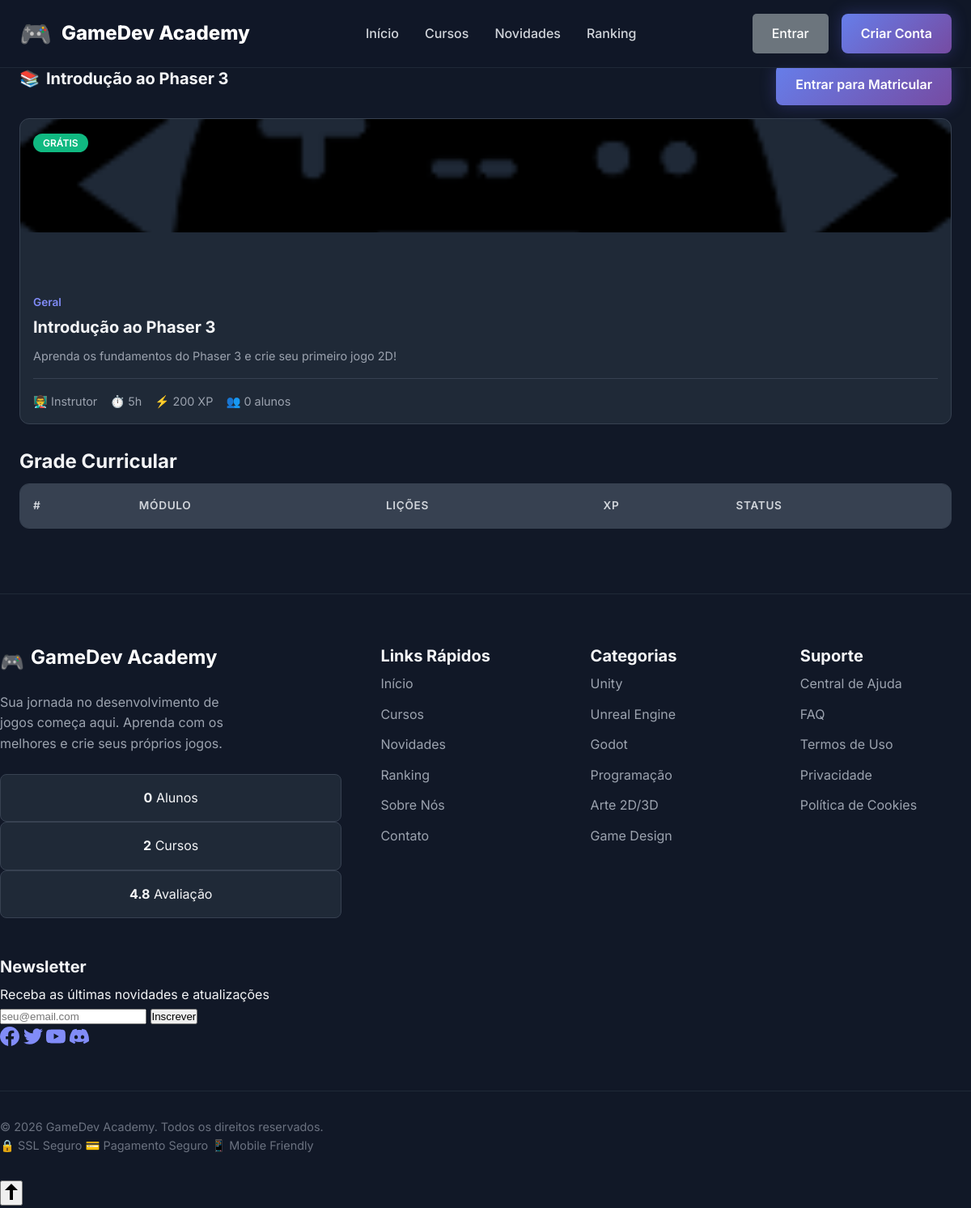
Screenshot of /course.php?slug=introducao-phaser-3 with the database file from the repository.
### tables this page shows
CREATE TABLE courses (
    id INT PRIMARY KEY AUTO_INCREMENT,
    category_id INT,
    title VARCHAR(200) NOT NULL,
    slug VARCHAR(200) UNIQUE NOT NULL,
    description TEXT,
    thumbnail VARCHAR(255),
    difficulty ENUM('beginner', 'intermediate', 'advanced') DEFAULT 'beginner',
    estimated_hours INT DEFAULT 0,
    xp_reward INT DEFAULT 100,
    coin_reward INT DEFAULT 10,
    is_free TINYINT(1) DEFAULT 0,
    price DECIMAL(10,2) DEFAULT 0.00,
    is_published TINYINT(1) DEFAULT 0,
    instructor_id INT,
    total_students INT DEFAULT 0,
    average_rating DECIMAL(3,2) DEFAULT 0.00,
    created_at TIMESTAMP DEFAULT CURRENT_TIMESTAMP,
    updated_at TIMESTAMP DEFAULT CURRENT_TIMESTAMP ON UPDATE CURRENT_TIMESTAMP,
    FOREIGN KEY (category_id) REFERENCES categories(id) ON DELETE SET NULL,
    FOREIGN KEY (instructor_id) REFERENCES users(id) ON DELETE SET NULL
);

### includes/functions.php (called while the page is built, shortened)
<?php
if (!function_exists('url')) {
    function url(string $path = ''): string {
        $baseUrl = defined('BASE_URL') ? BASE_URL : 'http://localhost/gamedev-academy/';
        return rtrim($baseUrl, '/') . '/' . ltrim($path, '/');
    }
}
if (!function_exists('asset')) {
    function asset(string $path): string {
        $path = ltrim($path, '/');
        $protocol = (!empty($_SERVER['HTTPS']) && $_SERVER['HTTPS'] === 'on') ? 'https://' : 'http://';
        $host = $_SERVER['HTTP_HOST'] ?? 'localhost';
        $scriptName = $_SERVER['SCRIPT_NAME'];
        $pathParts = explode('/', trim($scriptName, '/'));
        $projectFolder = $pathParts[0] ?? '';
        if (!empty($projectFolder) && $projectFolder !== 'index.php') {
            return $protocol . $host . '/' . $projectFolder . '/assets/' . $path;
        }
        return $protocol . $host . '/assets/' . $path;
    }
}
if (!function_exists('escape')) {
    function escape(?string $string): string {
        return htmlspecialchars($string, ENT_QUOTES | ENT_HTML5, 'UTF-8');
    }
}
?>

### classes/Database.php (called while the page is built, shortened)
<?php
class Database {
    private static $instance = null;
    private $pdo;
    private function __construct() {
        try {
            $dsn = "mysql:host=" . DB_HOST . ";dbname=" . DB_NAME . ";charset=" . DB_CHARSET;
            $options = [
                PDO::ATTR_ERRMODE => PDO::ERRMODE_EXCEPTION,
                PDO::ATTR_DEFAULT_FETCH_MODE => PDO::FETCH_ASSOC,
                PDO::ATTR_EMULATE_PREPARES => false,
            ];
            $this->pdo = new PDO($dsn, DB_USER, DB_PASS, $options);
        } catch (PDOException $e) {
            die("Erro de conexão: " . $e->getMessage());
        }
    }
    public static function getInstance(): self {
        if (self::$instance === null) {
            self::$instance = new self();
        }
        return self::$instance;
    }
    public function query(string $sql, array $params = []): PDOStatement {
        $stmt = $this->pdo->prepare($sql);
        $stmt->execute($params);
        return $stmt;
    }
    public function fetch(string $sql, array $params = []): ?array {
        return $this->query($sql, $params)->fetch() ?: null;
    }
}

### classes/Course.php (called while the page is built, shortened)
<?php
class Course {
    private $db;
    public function __construct() {
        $this->db = Database::getInstance();
    }
    public function findBySlug(string $slug): ?array {
        return $this->db->fetch(
            "SELECT c.*, cat.name as category_name, u.full_name as instructor_name
             FROM courses c
             LEFT JOIN categories cat ON c.category_id = cat.id
             LEFT JOIN users u ON c.instructor_id = u.id
             WHERE c.slug = ?",
            [$slug]
        );
    }
}

### classes/Auth.php (called while the page is built, shortened)
<?php
require_once __DIR__ . '/Database.php';
class Auth {
    public function isLoggedIn(): bool {
        return false;
    }
}

### course.php (the view, shortened to what this page needs)
<?php
require_once __DIR__ . '/config/database.php';
require_once __DIR__ . '/classes/Database.php';
require_once __DIR__ . '/classes/Course.php';
require_once __DIR__ . '/classes/Auth.php';
require_once __DIR__ . '/includes/functions.php';
$auth = new Auth();
$courseModel = new Course();
$slug = trim($_GET['slug'] ?? '');
$course = $courseModel->findBySlug($slug);
?>
<!DOCTYPE html>
<html lang="pt-BR">
<head>
    <link rel="stylesheet" href="<?= asset('css/main.css') ?>">
</head>
<body>
    <?php include __DIR__ . '/includes/header.php'; ?>
    <section class="section">
        <div class="container">
            <div class="section-header">
                <div class="section-title">
                    <span>📚</span>
                    <span><?= escape($course['title']) ?></span>
                </div>
                <div>
                    <?php if ($auth->isLoggedIn()): ?>
                        <?php
                        $isEnrolled = $courseModel->isEnrolled($auth->getCurrentUser()['id'], $course['id']);
                        if ($isEnrolled): ?>
                            <a href="<?= url('learn.php?course=' . $course['slug']) ?>" class="btn btn-primary">Continuar Curso</a>
                        <?php else: ?>
                            <form method="POST" class="d-inline">
                                <input type="hidden" name="action" value="enroll">
                                <button type="submit" class="btn btn-primary">Matricular-se</button>
                            </form>
                        <?php endif; ?>
                    <?php else: ?>
                        <a href="<?= url('login.php') ?>" class="btn btn-primary">Entrar para Matricular</a>
                    <?php endif; ?>
                </div>
            </div>
            <div class="card">
                <div class="course-thumbnail">
                    <img src="<?= escape($course['cover_image'] ?? $course['thumbnail'] ?? asset('images/default.png')) ?>" alt="">
                    <?php if (!empty($course['is_free'])): ?>
                        <div class="course-badge">
                            <span class="course-free-badge">GRÁTIS</span>
                        </div>
                    <?php endif; ?>
                </div>
                <div class="course-content">
                    <div class="course-category"><?= escape($course['category_name'] ?? 'Geral') ?></div>
                    <h3 class="course-title"><?= escape($course['title']) ?></h3>
                    <p class="course-description"><?= escape($course['description'] ?? '') ?></p>
                    <div class="course-meta">
                        <span>👨‍🏫 <?= escape($course['instructor_name'] ?? 'Instrutor') ?></span>
                        <span>⏱️ <?= $course['estimated_hours'] ?>h</span>
                        <span>⚡ <?= $course['xp_reward'] ?> XP</span>
                        <span>👥 <?= $course['total_students'] ?> alunos</span>
                    </div>
                </div>
            </div>
            <h3 class="mt-4">Grade Curricular</h3>
            <div class="admin-table-container">
                <table class="admin-table">
                    <thead>
                        <tr>
                            <th>#</th>
                            <th>Módulo</th>
                            <th>Lições</th>
                            <th>XP</th>
                            <th>Status</th>
                        </tr>
                    </thead>
                </table>
            </div>
        </div>
    </section>
    <?php include __DIR__ . '/includes/footer.php'; ?>
</body>
</html>

### rows the page displays
courses: title "Introdução ao Phaser 3", description "Aprenda os fundamentos do Phaser 3 e crie seu primeiro jogo 2D!", estimated_hours "5", xp_reward "200", total_students "0"

### other values shown
$course['category_name'] "Geral"
$course['instructor_name'] "Instrutor"
$totalUsers "0"
$totalCourses "2"
